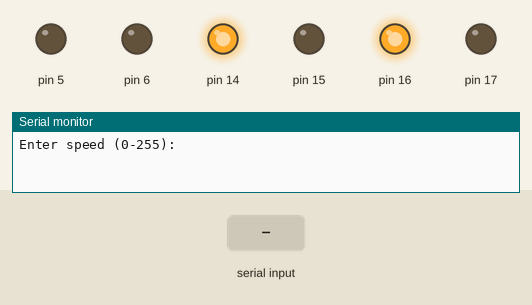
The sketch below on a simulated Arduino Uno, built with avr-gcc and run on an emulated ATmega328P. Parts: output pins drawn as LEDs (lit = HIGH), the last lines printed to the serial monitor. The inputs (shaded band) are chosen by the test bench.

Above: at 1.2 s.
1.3 s: "90,45\n" received over Serial
At 2.0 s:
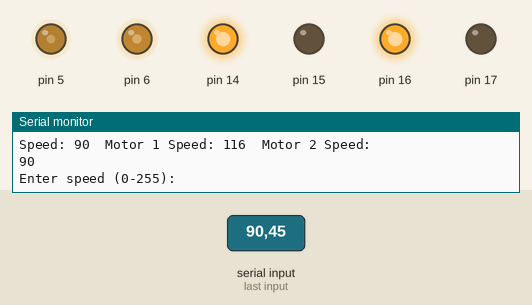
2.8 s: "30,150\n" received over Serial
At 3.8 s:
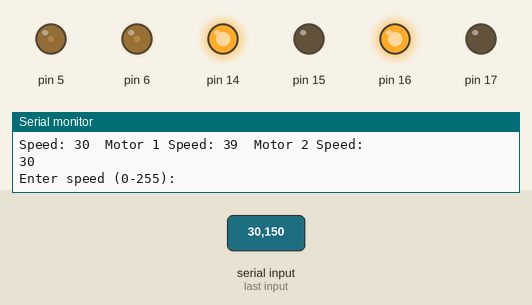
4.3 s: "200\n" received over Serial
At 5.2 s:
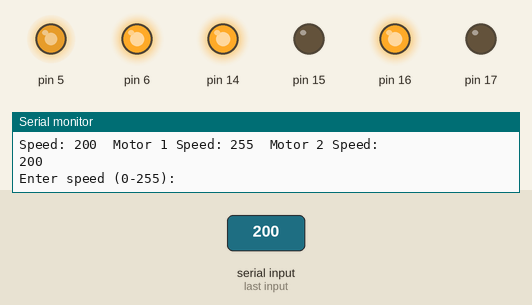
5.8 s: "90\n" received over Serial
At 6.6 s:
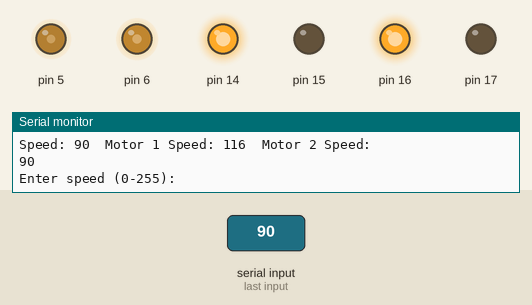
Timing chart, 0 to 8.3 s (numbered marks = the images above; inputs shaded):
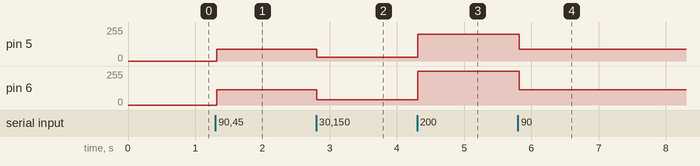

Measured:
- after the input at 1.3 s, pin 5: 0/255 → 90/255 at once; pin 6: 0/255 → 116/255 at once
- after the input at 2.8 s, pin 5: 90/255 → 30/255 at once; pin 6: 116/255 → 39/255 at once
- after the input at 4.3 s, pin 5: 30/255 → 200/255 at once; pin 6: 39/255 → 255/255 at once
- after the input at 5.8 s, pin 5: 200/255 → 90/255 at once; pin 6: 255/255 → 116/255 at once

The sketch:

two_motor_5_6.ino
```cpp
#include <Arduino.h>

// Pin definitions
#define MOTOR1_DIR_A_PIN 0x00  // MOTOR1 Direction pin A (Offset for PORTC)
#define MOTOR1_DIR_B_PIN 0x01  // MOTOR1 Direction pin B (Offset for PORTC)
#define MOTOR1_ENABLE_PIN 0x06 // MOTOR1 Enable pin (Offset for PORTD)

#define MOTOR2_DIR_A_PIN 0x02  // MOTOR2 Direction pin A (Offset for PORTC)
#define MOTOR2_DIR_B_PIN 0x03  // MOTOR2 Direction pin B (Offset for PORTC)
#define MOTOR2_ENABLE_PIN 0x05 // MOTOR2 Enable pin (Offset for PORTD)

void setup() {
  Serial.begin(9600);

  // Configure direction pins as outputs
  DDRC |= (1 << MOTOR1_DIR_A_PIN) | (1 << MOTOR1_DIR_B_PIN) | (1 << MOTOR2_DIR_A_PIN) | (1 << MOTOR2_DIR_B_PIN);
  // Configure enable pins as outputs
  DDRD |= (1 << MOTOR1_ENABLE_PIN) | (1 << MOTOR2_ENABLE_PIN);

  // Timer setup for PWM on pins 5 and 6
  TCCR0A = (1 << COM0A1) | (1 << COM0B1) | (1 << WGM00); // Fast PWM, 8-bit
  TCCR0B = (1 << CS01);                                  // Prescaler 8

  // Set motors to move forward
  PORTC |= (1 << MOTOR1_DIR_A_PIN);
  PORTC &= ~(1 << MOTOR1_DIR_B_PIN);
  PORTC |= (1 << MOTOR2_DIR_A_PIN);
  PORTC &= ~(1 << MOTOR2_DIR_B_PIN);

  Serial.println("Enter speed (0-255): ");
}

void loop() {
  static int speed = 0;

  // Read speed input from serial
  if (Serial.available() > 0) {
    String input = Serial.readStringUntil('\n');
    speed = input.toInt();
    speed = constrain(speed, 0, 255); // Ensure speed is between 0 and 255

    // Adjusted speed calculation for motor 1
    int motor1_speed = speed * 1.3;
    motor1_speed = constrain(motor1_speed, 0, 255); // Ensure motor1_speed does not exceed 255

    // Motor 1 speed
    OCR0A = motor1_speed;
    // Motor 2 speed
    OCR0B = speed;

    // Display the current speed
    Serial.print("Speed: ");
    Serial.print(speed);
    Serial.print("  Motor 1 Speed: ");
    Serial.print(motor1_speed);
    Serial.println("  Motor 2 Speed: ");
    Serial.println(speed);
    Serial.println("Enter speed (0-255): ");
  }

  delay(100);
}
```
